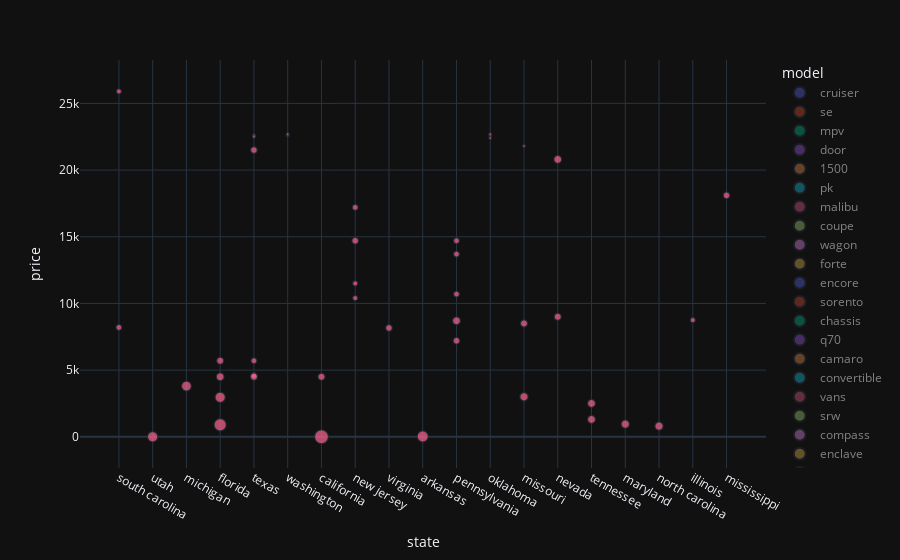

Source (notebook cell):
### Code cell
# Double click on model to select one brand at a time to get good understanding
# In this plot we can observe price variation of each model in different states

fig = px.scatter(data, x="state", y="price", color="model", size='vehicle_age',hover_data=['brand','vehicle_age','miles_driven'], template = 'plotly_dark')
fig.show()
